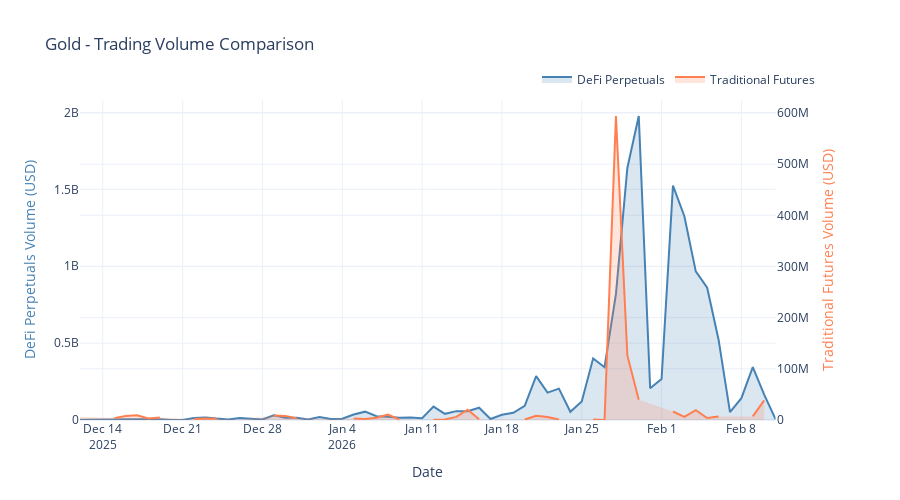
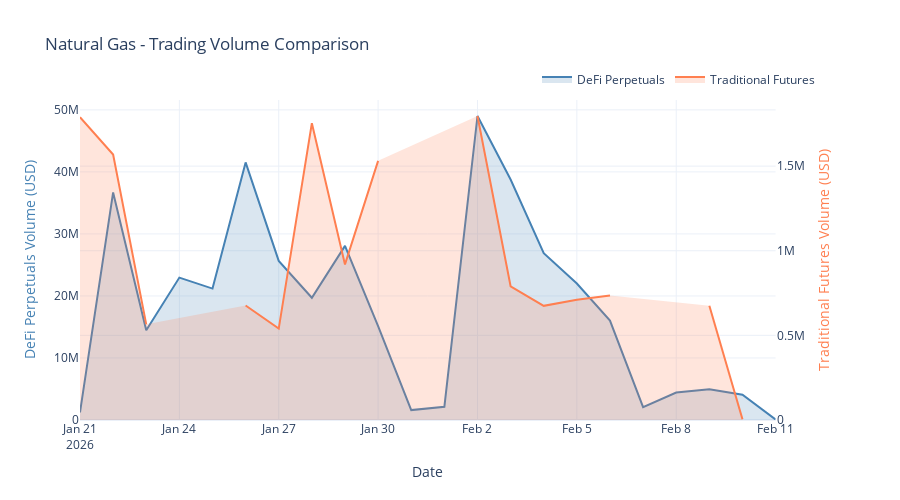
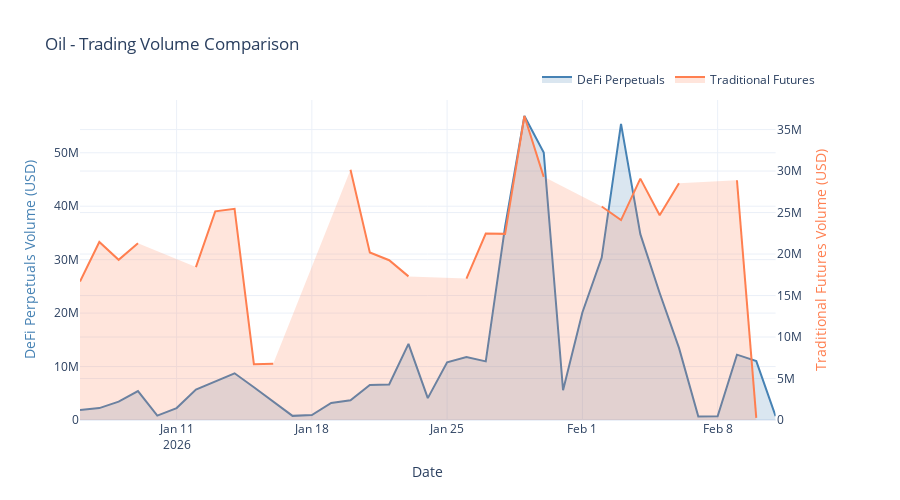
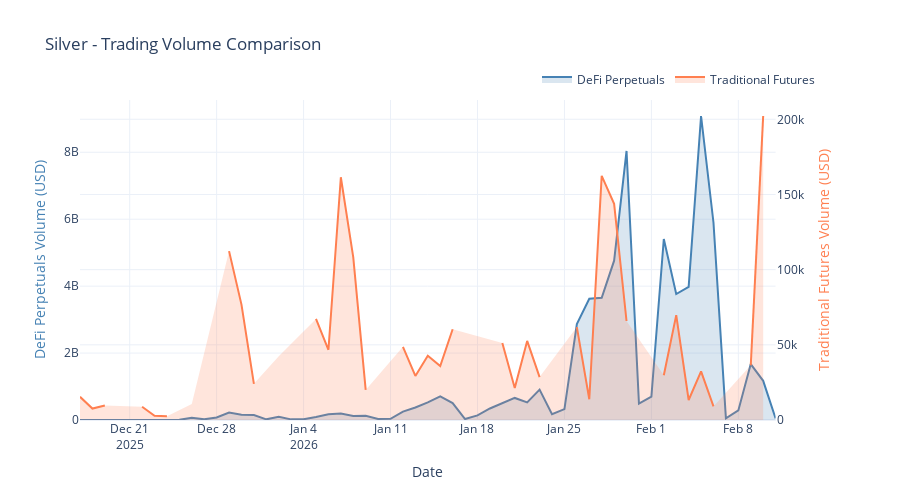

Here is the notebook cell these charts were saved with, in order:
### Code cell
asset_type = "Traditional Commodity"
asset_names = sorted(assets_by_type[asset_type])

for asset_name in asset_names:
    plot_commodity_volume_comparison(asset_name)
